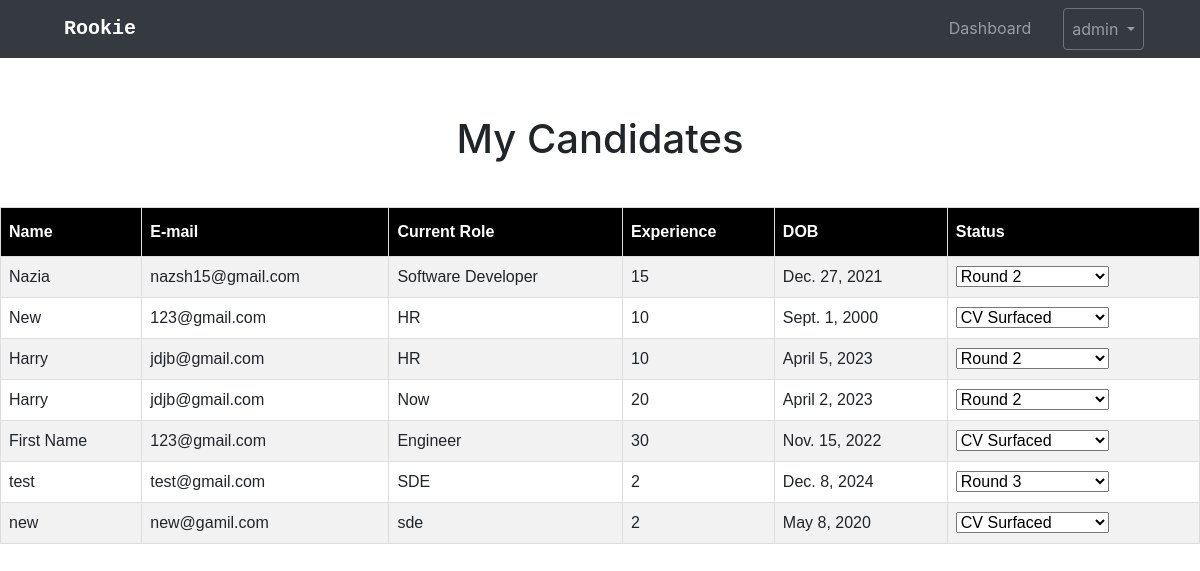
Screenshot of /mycandidates (signed in) with the database file from the repository.
### api/models.py (models this page shows, shortened)
class User(AbstractUser):
    user_role_choices = [
        ("supervisior", "Supervisior"),
        ("hr", "HR")
    ]
    user_role = models.CharField(
        max_length=20,
        choices=user_role_choices,
        default="hr",
    )
    candidates = models.ManyToManyField(
        Candidate, related_name="User_candidates", blank=True)
    jobs = models.ManyToManyField(Job, related_name="User_jobs", blank=True)

class Candidate(models.Model):
    first_name = models.CharField(max_length=20)
    last_name = models.CharField(max_length=20)
    email_id = models.CharField(max_length=50)
    DOB = models.DateField(blank=True, null=True)
    jobs = models.ManyToManyField(
        Job, related_name="Candidate_jobs", blank=True)
    phone_no = models.CharField(max_length=12, blank = True, null = True)
    current_role = models.CharField(max_length=20)
    current_ctc = models.IntegerField()
    experience = models.IntegerField()
    status_choices = [
        ("cv_surfaced", "CV Surfaced"),
        ("round_1", "Round 1"),
        ("round_2", "Round 2"),
        ("round_3", "Round 3"),
        ("offered", "Offered"),
        ("candidate_backed", "Candidate Backed"),
        ("offer_dropped", "Offer Dropped"),
        ("hr_reject","HR reject"),
        ("reject","Reject"),
        ("not_a_fit","Not a fit"),
        ("offer_negotiation","Offer Negotiation")
    ]
    status = models.CharField(
        max_length=30,
        choices=status_choices,
        default="CV surfaced",
    )

### api/views.py (the view)
# urls.py: path("mycandidates", views.candidates, name="candidates"),
@login_required
def candidates(request):
    return render(request, "network/candidates.html", {
        "title": "Candidates",
        "candidates": Candidate.objects.all(),
    })

### api/templates/network/candidates.html (shortened to what this page needs)
{% extends "network/layout.html" %} {% block body %}
<section id="dashboard" class="d-flex justify-content-center">
  <div class="d-flex justify-content-center">
    <h1 class="dashboard-title d-flex">My {{title}}</h1>
  </div>
</section>
<section id="table" style="margin-top: 3%">
  <table id="customers">
    <tr>
      <th>Name</th>
      <th>E-mail</th>
      <th>Current Role</th>
      <th>Experience</th>
      <th>DOB</th>
      <th>Status</th>
    </tr>
    {% for candidate in candidates%}
    <tr>
      <td>{{candidate.first_name}}</td>
      <td>{{candidate.email_id}}</td>
      <td>{{candidate.current_role}}</td>
      <td>{{candidate.experience}}</td>
      <td>{{candidate.DOB}}</td>
      <td>
        <form method="post" action="{% url 'update_status' candidate.id %}">
          <select name="status" onchange="this.form.submit()">
            {% for key, value in candidate.status_choices %}
            <option value="{{ key }}" {% if candidate.status == key %}selected{% endif %}>{{ value }}</option>
            {% endfor %}
          </select>
        </form>
      </td>
    </tr>
    {% endfor %}
  </table>
</section>
{% endblock %}

### api/templates/network/layout.html (shortened to what this page needs)
{% load static %}
<!DOCTYPE html>
<html lang="en">
    <head>
        <link rel="stylesheet" href="https://stackpath.bootstrapcdn.com/bootstrap/4.4.1/css/bootstrap.min.css">
        <link rel="stylesheet" href="https://use.fontawesome.com/releases/v5.14.0/css/all.css">
        <link href="{% static 'network/styles.css' %}" rel="stylesheet">
    </head>
    <body>
        <div class="sticky-top">
            <nav class="navbar  navbar-expand-lg navbar-dark bg-dark " style="background-color: #000000;">
                <a class="navbar-brand ml-lg-5 text-monospace font-weight-bolder " href="{% url 'index' %}">Rookie</a>
                <div class="collapse navbar-collapse" id="navbarSupportedContent">
                  <ul class="navbar-nav ml-auto px-3">
                    {% if user.is_authenticated %}
                        <li class="nav-item ">
                          <a class="nav-link" href="{% url 'index' %}">Dashboard<span class="sr-only">(current)</span></a>
                        </li>
                        <li class="nav-item dropdown">
                        <a class="nav-link dropdown-toggle btn btn-outline-secondary p-2 mx-4" href="#" id="navbarDropdown" role="button" data-toggle="dropdown" aria-haspopup="true" aria-expanded="false">
                            {{ request.user.username}}
                        </a>
                    {% endif %}
                    </li>
                  </ul>
                </div>
            </nav>
        </div>
        <div class="body">
              {% block body %}
              {% endblock %}
        </div>
    </body>
</html>

### api/static/network/styles.css (style rules this page uses)
body { margin: 0; height: 100vh; }
.dashboard-title { margin-top: 20%; }
#customers { font-family: Arial, Helvetica, sans-serif; border-collapse: collapse; width: 100%; }
#customers td, #customers th { border: 1px solid #ddd; padding: 8px; }
#customers tr:nth-child(even) { background-color: #f2f2f2; }
#customers th { padding-top: 12px; padding-bottom: 12px; text-align: left; background-color: #000; color: white; }

### rows the page displays
User: user.username "admin"
Candidate: first_name "Nazia", email_id "nazsh15@gmail.com", current_role "Software Developer", experience "15", DOB "Dec. 27, 2021", status "Round 2"
Candidate: first_name "New", email_id "123@gmail.com", current_role "HR", experience "10", DOB "Sept. 1, 2000", status "CV Surfaced"
Candidate: first_name "Harry", email_id "jdjb@gmail.com", current_role "HR", experience "10", DOB "April 5, 2023", status "Round 2"
Candidate: first_name "Harry", email_id "jdjb@gmail.com", current_role "Now", experience "20", DOB "April 2, 2023", status "Round 2"
Candidate: first_name "First Name", email_id "123@gmail.com", current_role "Engineer", experience "30", DOB "Nov. 15, 2022", status "CV Surfaced"
Candidate: first_name "test", email_id "test@gmail.com", current_role "SDE", experience "2", DOB "Dec. 8, 2024", status "Round 3"
Candidate: first_name "new", email_id "new@gamil.com", current_role "sde", experience "2", DOB "May 8, 2020", status "CV Surfaced"

### other values shown
{{ title }} "Candidates"
